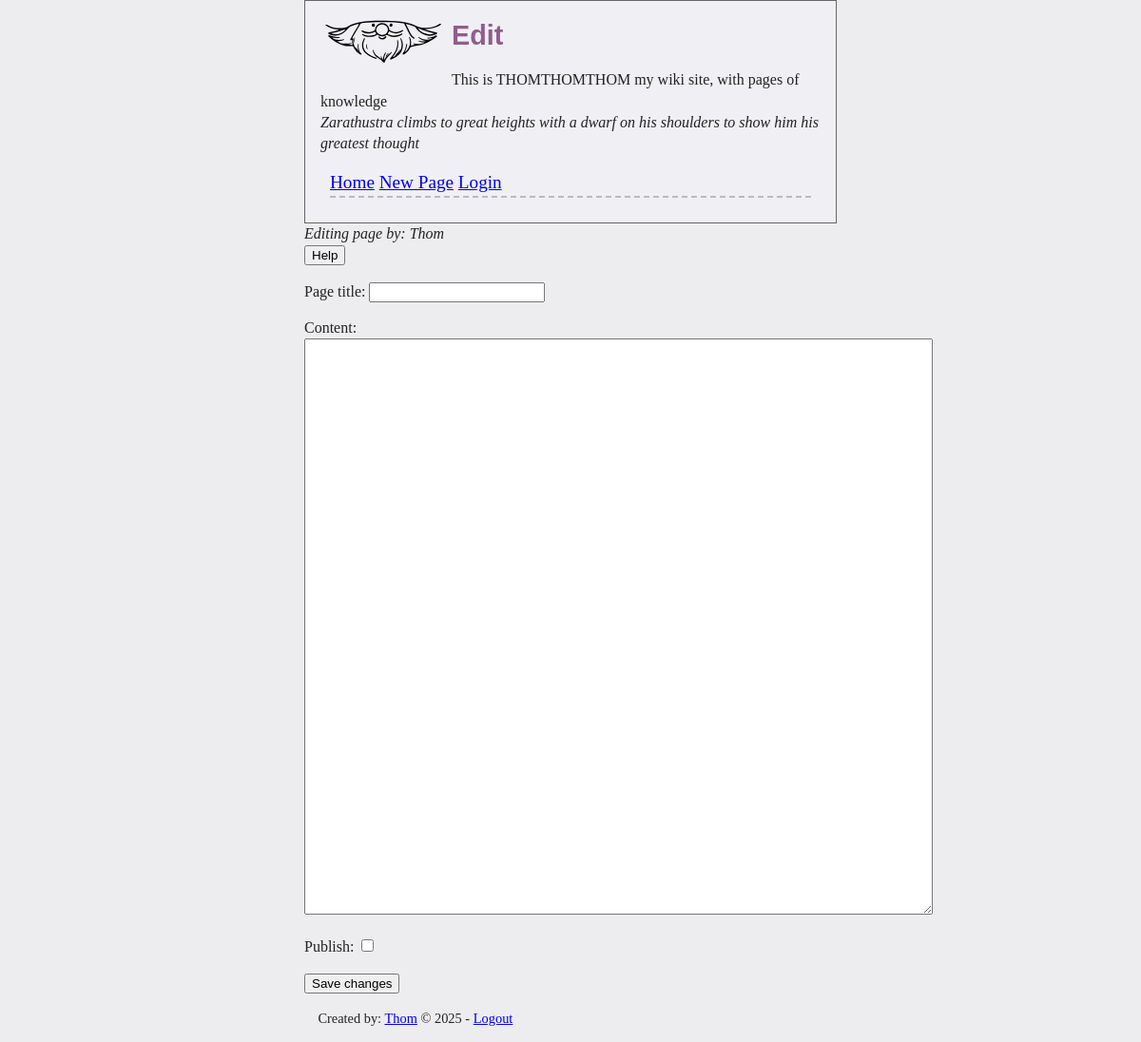
/page.php?title=THOMTHOMTHOM (signed in), run on an earlier commit of the app's database.
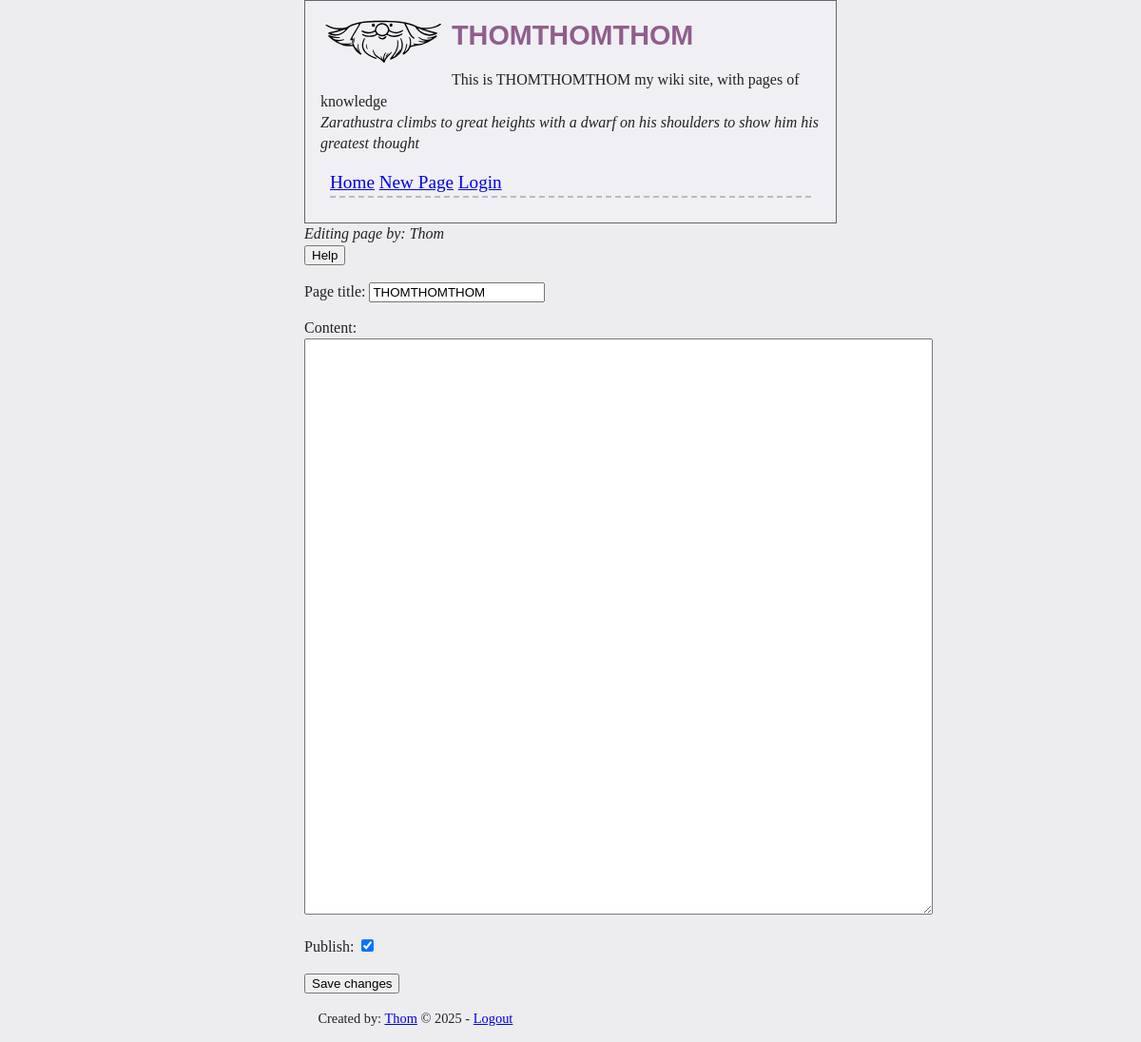
And on a later commit of the database.
### tables this page shows
CREATE TABLE `pages` (
    `id` INTEGER NOT NULL PRIMARY KEY,
    `pagename` VARCHAR(255) NOT NULL,
    `madeby` INTEGER NOT NULL,
    `public` INTEGER NOT NULL CHECK (`public` IN (0, 1)),
    `ts` INTEGER,
    FOREIGN KEY (`madeby`) REFERENCES `users`(`id`)
);

### page.php (the view, shortened to what this page needs)
<?php
require "common.php";
$data = [];
$data['id'] = 0;
$data['pagename'] = null;
$data['madeby'] = "";
$data['ts'] = "";
$data['public'] = false;
$pageDir = $GLOBALS['page_dir'];
if (isset($_GET['title']) && trim($_GET['title']) != "") {
	$res = dbExec("SELECT * FROM `pages` WHERE `pagename` = :title", ['title' => trim($_GET['title'])]);
	if ($res) {
		$data = $res->fetch();
	}
}
$pageName = $data['pagename'].".txt";
$pageFile = $pageDir."/".$pageName;
$doesFileExist = file_exists($pageFile);
$editPage = isset($_GET['edit']) && $_GET['edit'] == true && isLoggedIn();
$showPageContent = false;
if (!isLoggedIn() && $data['public'] == false) {
	header("Location: login.php");
	exit;
} else if ((isset($data) && $data['public'] == true) || isLoggedIn()) {
	$showPageContent = true;
}
echo htHeader($data['pagename'] ?? "Edit");
echo "<div>\n";
if ($doesFileExist) {
	$res = dbExec(
		"SELECT * FROM `users`
		 LEFT JOIN `pages` ON `users`.`id` = `pages`.`madeby`
		 WHERE `pages`.`id` = :id AND `pages`.`madeby` = :mid",
		['mid' => $data['madeby'], 'id' => $data['id']]
	)->fetch();
	echo "<em>Created: ".date("Y-m-d H:i", $data['ts'])." by ".htmlspecialchars($res['name'])."</em></br>\n";
} else {
	echo "<em>Editing page by: ".htmlspecialchars($_COOKIE['login']['name'])."</em></br>\n";
}
if ($showPageContent == true && $doesFileExist == true && $editPage == false) {
	if (isLoggedIn()) {
		echo "<a href='page.php?title=".urlencode($data['pagename'])."&edit=1'>Edit page</a><br>\n";
	}
	$content = file_get_contents($pageFile);
	$safe = strip_tags($content, "<img><a>");
	echo "<pre>".$safe."</pre>\n";
	if (isLoggedIn()) echo "<p>This page is ".($data['public'] == true ? "public" : "private")."</p>";
} else {
?>
<div class="form-div">
	<button id="help-button">Help</button>
	<form action="" method="post" id="edit-page-form">
		<p>
			<label for="title">
				Page title:
				<input type="text" id="title" name="field[page_title]"
					   value="<?php echo htmlspecialchars($data['pagename'] ?? ""); ?>" required />
			</label>
		</p>
		<p>
			<label for="content">Content:</label><br>
			<textarea id="content" name="field[page_content]" rows="40" cols="80"><?php
			?></textarea>
		</p>
		<p>
			<label for="public">
				Publish:
				<input type="checkbox" id="public" name="field[page_public]" value="Yes"
					<?php echo $data['public'] ? "checked" : ""; ?> />
			</label>
		</p>
		<p>
			<input type="submit" id="upload" name="field[upload]" value="Save changes" required />
		</p>
	</form>
</div>
<?php
}
echo "</div>\n";
echo htFooter();

### common.php (shortened to what this page needs)
<?php
function dbExec(string $query, array $params = []) {
	$stmt = $GLOBALS['db']->prepare($query);
	$stmt->setFetchMode(PDO::FETCH_ASSOC);
	$res = $stmt->execute(count($params) > 0 ? $params : null);
	return $stmt;
}
function isLoggedIn() {
	return true;
}
function htHeader(string $htTitle = ""): string {
	$htOut = "";
	$htOut .= "<!DOCTYPE html>\n";
	$htOut .= "<html lang=".$GLOBALS['lang'].">\n";
	$htOut .= "<head>\n";
	$htOut .= "<meta charset='utf-8'>";
	$htOut .= "<meta name='viewport' content='width=device-width, initial-scale=1.0'>\n";
	$htOut .= "<link rel='icon' type='image/png' href='static/icon32x32.png'/>\n";
	$htOut .= "<link rel='stylesheet'  href='style/index.css'/>\n";
	$htOut .= "<title>THOMTHOMTHOM - ".$htTitle."</title>\n";
	$htOut .= "</head>\n";
	$htOut .= "<body>\n";
	$htOut .= "<header>\n";
	$htOut .= "<img src='static/icon128x128.svg' />";
	$htOut .= "<h1>".$htTitle."</h1>";
	$htOut .= "<p>This is THOMTHOMTHOM my wiki site, with pages of knowledge<br>\n";
	$htOut .= "<em>Zarathustra climbs to great heights with a dwarf on his shoulders to show him his greatest thought</em></p>\n";
	$htOut .= "<nav>\n";
	$htOut .= "<a href='index.php'>Home</a>\n";
	$htOut .= "<a href='page.php'>New Page</a>\n";
	$htOut .= "<a href='login.php'>Login</a>\n";
	$htOut .= "</nav>\n";
	$htOut .= "</header>\n";
	$htOut .= "<main>\n";
	return $htOut;
}
function htFooter(): string {
	$htOut = "";
	$htOut .= "</main>\n";
	$htOut .= "<footer>Created by: <a href='https://thomveldhuis.xyz'>Thom</a> &copy; 2025 - \n";
	$htOut .= "<a href='login.php?logout=1'>Logout</a></footer>\n";
	$htOut .= "</body>\n";
	$htOut .= "</html>\n";
	return $htOut;
}

### style/index.css (style rules this page uses)
body { margin: 0 auto; max-width: 70ch; display: block; line-height: 1.4; padding: 0 1em; background: #ededf0; color: #222; }
h1, h2, h3 { font-family: sans-serif; }
h1 { font-size: 1.8em; color: #915d8d; }
header { padding: 1em; border: .01em solid #666; background:#F0F0F4; }
header h1 { margin: 0; }
header img { width: 128px; float: left; margin: 0 10px 10px 0; }
img, figure img { max-width: 100%; }
nav { font-size: 1.2em; margin: 10px; border-bottom: 2px dashed #bbb; }
footer { margin: 1em; font-size: .9em; color: #222; }

What changed in the data, as far as the page shows it:
now on this page (row edited): pages: pagename "THOMTHOMTHOM", public "☑"
Also different on the page:
$htTitle: "Edit" → (not shown)
form field value: "☐" → (not shown)
